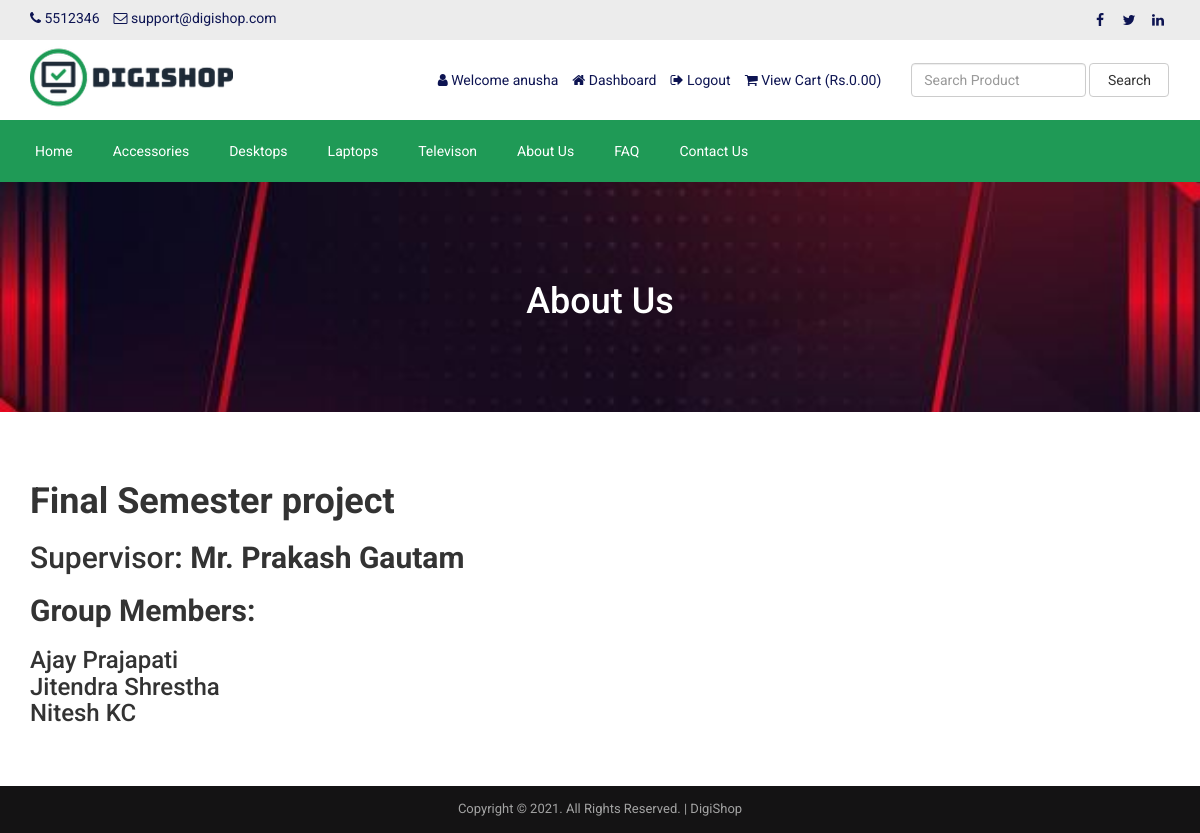
The page /about.php (signed in) on the database its author committed.
### tables this page shows
CREATE TABLE `tbl_settings` (
  `id` int(11) NOT NULL,
  `logo` varchar(255) NOT NULL,
  `favicon` varchar(255) NOT NULL,
  `footer_about` text NOT NULL,
  `footer_copyright` text NOT NULL,
  `contact_address` text NOT NULL,
  `contact_email` varchar(255) NOT NULL,
  `contact_phone` varchar(255) NOT NULL,
  `contact_map_iframe` text NOT NULL,
  `total_featured_product_home` int(11) NOT NULL,
  `total_latest_product_home` int(11) NOT NULL,
  `total_popular_product_home` int(11) NOT NULL,
  `meta_title_home` text NOT NULL,
  `banner_login` varchar(255) NOT NULL,
  `banner_registration` varchar(255) NOT NULL,
  `banner_search` varchar(255) NOT NULL,
  `banner_cart` varchar(255) NOT NULL,
  `banner_checkout` varchar(255) NOT NULL,
  `banner_product_category` varchar(255) NOT NULL,
  `featured_product_title` varchar(255) NOT NULL,
  `featured_product_subtitle` varchar(255) NOT NULL,
  `latest_product_title` varchar(255) NOT NULL,
  `latest_product_subtitle` varchar(255) NOT NULL,
  `popular_product_title` varchar(255) NOT NULL,
  `popular_product_subtitle` varchar(255) NOT NULL,
  `bank_detail` text NOT NULL,
  `before_head` text NOT NULL,
  `after_body` text NOT NULL,
  `before_body` text NOT NULL,
  `home_service_on_off` int(11) NOT NULL,
  `home_featured_product_on_off` int(11) NOT NULL,
  `home_latest_product_on_off` int(11) NOT NULL,
  `home_popular_product_on_off` int(11) NOT NULL
);

CREATE TABLE `tbl_social` (
  `social_id` int(11) NOT NULL,
  `social_name` varchar(30) NOT NULL,
  `social_url` varchar(255) NOT NULL,
  `social_icon` varchar(30) NOT NULL
);

CREATE TABLE `tbl_top_category` (
  `tcat_id` int(11) NOT NULL,
  `tcat_name` varchar(255) NOT NULL,
  `show_on_menu` int(1) NOT NULL
);

CREATE TABLE `tbl_page` (
  `id` int(11) NOT NULL,
  `about_title` varchar(255) NOT NULL,
  `about_content` text NOT NULL,
  `about_banner` varchar(255) NOT NULL,
  `about_meta_title` varchar(255) NOT NULL,
  `faq_title` varchar(255) NOT NULL,
  `faq_banner` varchar(255) NOT NULL,
  `faq_meta_title` varchar(255) NOT NULL,
  `contact_title` varchar(255) NOT NULL,
  `contact_banner` varchar(255) NOT NULL,
  `contact_meta_title` varchar(255) NOT NULL
);

### about.php (the view)
<?php require_once('header.php'); ?>
<?php
$statement = $pdo->prepare("SELECT * FROM tbl_page WHERE id=1");
$statement->execute();
$result = $statement->fetchAll(PDO::FETCH_ASSOC);
foreach ($result as $row) {
   $about_title = $row['about_title'];
    $about_content = $row['about_content'];
    $about_banner = $row['about_banner'];
}
?>
<div class="page-banner" style="background-image: url(assets/uploads/<?php echo $about_banner; ?>);">
    <div class="inner">
        <h1><?php echo $about_title; ?></h1>
    </div>
</div>
<div class="page">
    <div class="container">
        <div class="row">
            <div class="col-md-12">
                <p>
                    <?php echo $about_content; ?>
                </p>
            </div>
        </div>
    </div>
</div>
<?php require_once('footer.php'); ?>

### header.php (shortened to what this page needs)
<?php
include("admin/inc/config.php");
$statement = $pdo->prepare("SELECT * FROM tbl_settings WHERE id=1");
$statement->execute();
$result = $statement->fetchAll(PDO::FETCH_ASSOC);
foreach ($result as $row)
{
	$logo = $row['logo'];
	$contact_email = $row['contact_email'];
	$contact_phone = $row['contact_phone'];
}
?>
<!DOCTYPE html>
<html lang="en">
<head>
	<link rel="stylesheet" href="assets/css/bootstrap.min.css">
	<link rel="stylesheet" href="assets/css/font-awesome.min.css">
	<link rel="stylesheet" href="assets/css/owl.carousel.min.css">
	<link rel="stylesheet" href="assets/css/owl.theme.default.min.css">
	<link rel="stylesheet" href="assets/css/jquery.bxslider.min.css">
    <link rel="stylesheet" href="assets/css/magnific-popup.css">
    <link rel="stylesheet" href="assets/css/rating.css">
	<link rel="stylesheet" href="assets/css/spacing.css">
	<link rel="stylesheet" href="assets/css/bootstrap-touch-slider.css">
	<link rel="stylesheet" href="assets/css/animate.min.css">
	<link rel="stylesheet" href="assets/css/tree-menu.css">
	<link rel="stylesheet" href="assets/css/select2.min.css">
	<link rel="stylesheet" href="assets/css/main.css">
	<link rel="stylesheet" href="assets/css/responsive.css">
	<?php
	$statement = $pdo->prepare("SELECT * FROM tbl_page WHERE id=1");
	$statement->execute();
	$result = $statement->fetchAll(PDO::FETCH_ASSOC);
		?>
</head>
<body>
<div class="top">
	<div class="container">
		<div class="row">
			<div class="col-md-6 col-sm-6 col-xs-12">
				<div class="left">
					<ul>
						<li><i class="fa fa-phone"></i> <?php echo $contact_phone; ?></li>
						<li><i class="fa fa-envelope-o"></i> <?php echo $contact_email; ?></li>
					</ul>
				</div>
			</div>
			<div class="col-md-6 col-sm-6 col-xs-12">
				<div class="right">
					<ul>
						<?php
						$statement = $pdo->prepare("SELECT * FROM tbl_social");
						$statement->execute();
						$result = $statement->fetchAll(PDO::FETCH_ASSOC);
						foreach ($result as $row) {
							?>
							<?php if($row['social_url'] != ''): ?>
							<li><a href="<?php echo $row['social_url']; ?>"><i class="<?php echo $row['social_icon']; ?>"></i></a></li>
							<?php endif; ?>
							<?php
						}
						?>
					</ul>
				</div>
			</div>
		</div>
	</div>
</div>
<div class="header">
	<div class="container">
		<div class="row inner">
			<div class="col-md-4 logo">
				<a href="index.php"><img src="assets/uploads/<?php echo $logo; ?>" alt="logo image"></a>
			</div>
			<div class="col-md-5 right">
				<ul>
					<?php
					if(isset($_SESSION['customer'])) {
						?>
						<li><i class="fa fa-user"></i> <?php echo LANG_VALUE_13; ?> <?php echo $_SESSION['customer']['cust_name']; ?></li>
						<li><a href="dashboard.php"><i class="fa fa-home"></i> <?php echo LANG_VALUE_89; ?></a></li>
						<li><a href="logout.php"><i class="fa fa-sign-out"></i> <?php echo LANG_VALUE_14; ?></a></li>
						<?php
					} else {
						?>
						<li><a href="login.php"><i class="fa fa-sign-in"></i> <?php echo LANG_VALUE_9; ?></a></li>
						<li><a href="registration.php"><i class="fa fa-user-plus"></i> <?php echo LANG_VALUE_15; ?></a></li>
						<?php
					}
					?>
					<li><a href="cart.php"><i class="fa fa-shopping-cart"></i> <?php echo LANG_VALUE_19; ?> (<?php echo LANG_VALUE_1; ?><?php
					if(isset($_SESSION['cart_p_id'])) {
						$table_total_price = 0;
						$i=0;
	                    foreach($_SESSION['cart_p_qty'] as $key => $value)
	                    {
	                        $i++;
	                        $arr_cart_p_qty[$i] = $value;
	                    }                    $i=0;
	                    foreach($_SESSION['cart_p_current_price'] as $key => $value)
	                    {
	                        $i++;
	                        $arr_cart_p_current_price[$i] = $value;
	                    }
	                    for($i=1;$i<=count($arr_cart_p_qty);$i++) {
	                    	$row_total_price = $arr_cart_p_current_price[$i]*$arr_cart_p_qty[$i];
	                        $table_total_price = $table_total_price + $row_total_price;
	                    }
						echo $table_total_price;
					} else {
						echo '0.00';
					}
					?>)</a></li>
				</ul>
			</div>
			<div class="col-md-3 search-area">
				<form class="navbar-form navbar-left" role="search" action="search-result.php" method="get">
					<div class="form-group">
						<input type="text" class="form-control search-top" placeholder="<?php echo LANG_VALUE_2; ?>" name="search_text">
					</div>
					<button type="submit" class="btn btn-default"><?php echo LANG_VALUE_3; ?></button>
				</form>
			</div>
		</div>
	</div>
</div>
<div class="nav">
	<div class="container">
		<div class="row">
			<div class="col-md-12 pl_0 pr_0">
				<div class="menu-container">
					<div class="menu">
						<ul>
							<li><a href="index.php">Home</a></li>
							<?php
							$statement = $pdo->prepare("SELECT * FROM tbl_top_category WHERE show_on_menu=1 LIMIT 5");
							$statement->execute();
							$result = $statement->fetchAll(PDO::FETCH_ASSOC);
							foreach ($result as $row) {
								?>
								<li><a href="product-category.php?id=<?php echo $row['tcat_id']; ?>&type=top-category"><?php echo $row['tcat_name']; ?></a>
								</li>
								<?php
							}
							?>
							<?php
							$statement = $pdo->prepare("SELECT * FROM tbl_page WHERE id=1");
							$statement->execute();
							$result = $statement->fetchAll(PDO::FETCH_ASSOC);
							foreach ($result as $row) {
								$about_title = $row['about_title'];
								$faq_title = $row['faq_title'];
								$contact_title = $row['contact_title'];
							}
							?>
							<li><a href="about.php"><?php echo $about_title; ?></a></li>
							<li><a href="faq.php"><?php echo $faq_title; ?></a></li>
							<li><a href="contact.php"><?php echo $contact_title; ?></a></li>
						</ul>
					</div>
				</div>
			</div>
		</div>
	</div>
</div>

### footer.php (shortened to what this page needs)
<?php
$statement = $pdo->prepare("SELECT * FROM tbl_settings WHERE id=1");
$statement->execute();
$result = $statement->fetchAll(PDO::FETCH_ASSOC);
foreach ($result as $row)
{
	$footer_copyright = $row['footer_copyright'];
}
?>
<div class="footer-bottom">
	<div class="container">
		<div class="row">
			<div class="col-md-12 copyright">
				<?php echo $footer_copyright; ?>
			</div>
		</div>
	</div>
</div>
</body>
</html>

### assets/css/main.css (style rules this page uses)
* { margin: 0; padding: 0; }
body { font-family: 'Roboto', sans-serif; font-size: 14px; }
h1, h2, h3, h4, h5, h6 { font-family: 'Roboto', sans-serif; }
a { text-decoration: none; }
.top { width: 100%; height: 40px; background: #ececec; }
.top .left { float: left; }
.top .left ul { padding-top: 8px; }
.top .left ul li { list-style-type: none; float: left; margin-right: 14px; color: #0d1452; }
.top .left ul li i { color: #0d1452; }
.top .right { float: right; }
.top .right ul { padding-top: 8px; }
.top .right ul li { list-style-type: none; float: left; margin-left: 5px; }
.top .right ul li a { color: #0d1452; width: 24px; height: 24px; line-height: 24px; text-align: center; border-radius: 50%; display: block; transition: all 0.4s ease; }
.header { width: 100%; height: auto; background: #fff; }
.header .inner { height: auto; display: table; }
.header .logo { float: none; display: table-cell; vertical-align: middle; }
.header .logo img { max-width: 100%; height: 80px; }
.header .navbar-form .form-control { width: 300px; }
.header .search-area { float: none; display: table-cell; vertical-align: middle; }
.header .search-area .form-group { width: calc(100% - 84px); }
.header .search-area button { width: 80px; }
.header .search-area form { width: 100%; }
.header .right { float: none; display: table-cell; vertical-align: middle; padding-right: 0; }
.header .right ul { float: right; margin-bottom: 0; }
.header .right ul li { list-style-type: none; float: left; margin-left: 14px; color: #0d1452; }
.header .right ul li a { color: #0d1452; }
.header .navbar-form .search-top { width: 100%; }
.nav { background: #1F9A56; }
.menu-container { width: 100%; margin: 0 auto; background: #1F9A56; }
.menu-dropdown-icon:before { content: "\f067"; font-family: "FontAwesome"; display: none; cursor: pointer; float: right; padding: 1.5em 2em; background: #fff; color: #333; }
.menu > ul { margin: 0 auto; width: 100%; list-style: none; padding: 0; position: relative; box-sizing: border-box; }
.menu > ul:before, .menu > ul:after { content: ""; display: table; }
.menu > ul:after { clear: both; }
.menu > ul > li { float: left; padding: 0; margin: 0; }
.menu > ul > li a { text-decoration: none; padding: 1.5em 20px; display: block; color: #fff; }
.footer-bottom { width: 100%; height: auto; background: #141314; padding: 14px 0; }
.footer-bottom .copyright { font-size: 13px; color: #a3a3a3; text-align: center; }
.page-banner { width: 100%; height: auto; background-repeat: no-repeat; background-position: center center; -webkit-background-size: cover; background-size: cover; position: relative; padding-top: 80px; padding-bottom: 80px; overflow: hidden; }
.page-banner h1 { color: #fff; text-align: center; z-index: 999; position: relative; }
.page { width: 100%; height: auto; padding-top: 50px; padding-bottom: 50px; }

### assets/css/responsive.css (style rules this page uses)
@media only screen and (min-width: 992px) { .header .inner { width: 100%; } }
@media only screen and (min-width: 992px) { .header .search-area { padding-right: 0; } }
@media only screen and (min-width: 992px) { .header .search-area form { padding-right: 0; } }
@media only screen and (min-width: 992px) { .header .container { padding-right: 0; } }

### rows shown on the page
tbl_settings: contact_phone "5512346", contact_email "support@digishop.com", logo (picture), footer_copyright "Copyright © 2021. All Rights Reserved. | DigiShop"
tbl_top_category: tcat_name "Accessories"
tbl_top_category: tcat_name "Desktops"
tbl_top_category: tcat_name "Laptops"
tbl_top_category: tcat_name "Televison"
tbl_page: about_title "About Us", faq_title "FAQ", contact_title "Contact Us", about_banner (picture), about_content "Final Semester project Supervisor : Mr. Prakash Gautam Group Members: Ajay Prajapati Jitendra Shrestha Nitesh KC"

### other values the page prints
LANG_VALUE_13 "Welcome"
$_SESSION['customer']['cust_name'] "anusha"
LANG_VALUE_89 "Dashboard"
LANG_VALUE_14 "Logout"
LANG_VALUE_19 "View Cart"
LANG_VALUE_1 "Rs."
LANG_VALUE_3 "Search"
